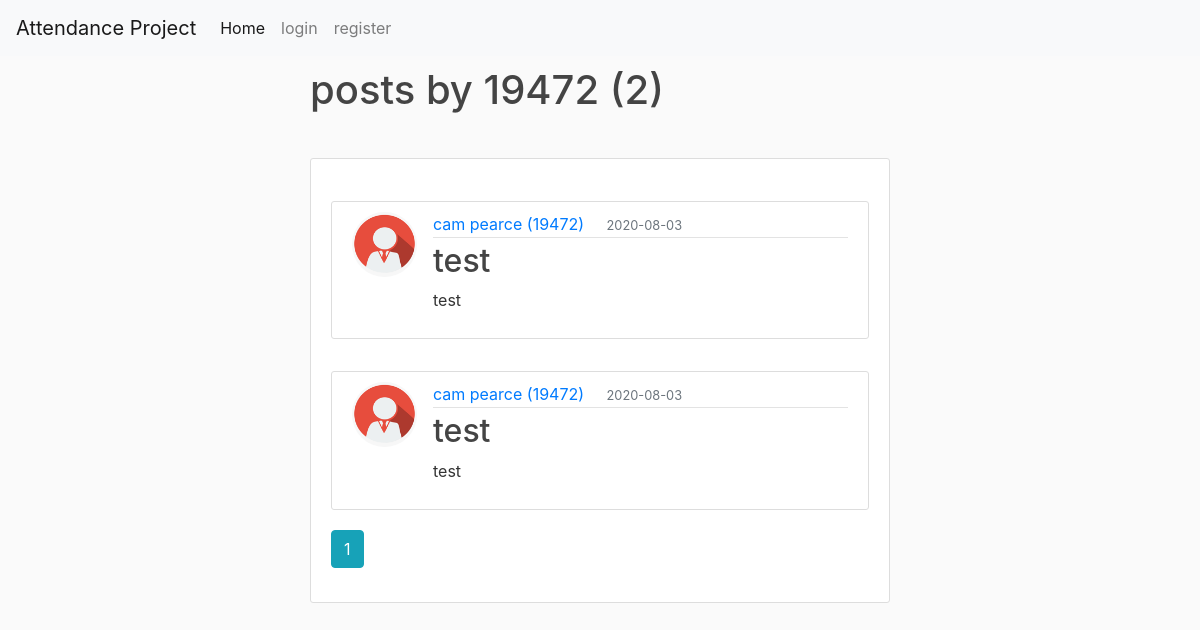
/user/19472, run on an earlier commit of the app's database.
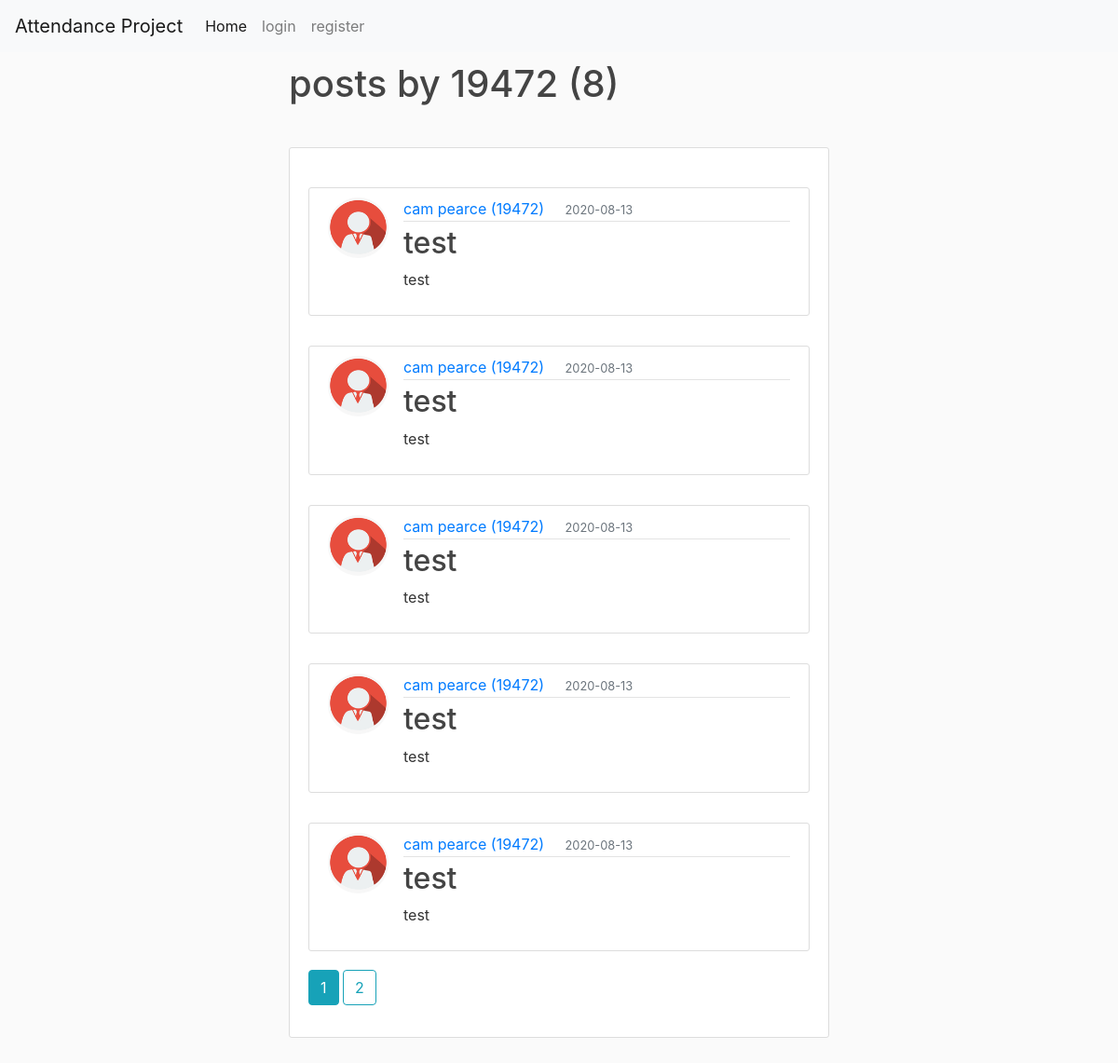
And on a later commit of the database.
### attendance/models.py (models this page shows, shortened)
class User(UserMixin ,db.Model):
    id = db.Column(db.Integer, primary_key=True)
    fname = db.Column(db.String(20), nullable=True)
    lname = db.Column(db.String(20), nullable=True)
    student_id = db.Column(db.String(20), unique=True, nullable=False)
    email = db.Column(db.String(120), unique=True, nullable=False)
    image_file = db.Column(db.String(20), nullable=False, default='default.jpg')
    password = db.Column(db.String(60), nullable=False)
    posts = db.relationship('Post', backref='author', lazy=True)

class Post(db.Model):
    id = db.Column(db.Integer, primary_key=True)
    title = db.Column(db.String(20), nullable=False)
    date_posted = db.Column(db.DateTime, nullable=False, default=datetime.utcnow)
    content = db.Column(db.Text, nullable=False)
    user_id = db.Column(db.Integer, db.ForeignKey('user.id'), nullable=False)

### attendance/routes.py (the view)
@app.route('/user/<string:student_id>')
def user_posts(student_id):
    page = request.args.get('page', 1, type=int)
    user = User.query.filter_by(student_id=student_id).first_or_404() # first or 404 so if value is none then it returns a 404
    posts = Post.query.filter_by(author=user)\
        .order_by(Post.date_posted.desc())\
        .paginate(page=page, per_page=5)\
    return render_template('user_posts.html', posts=posts, user=user)

### attendance/templates/user_posts.html (shortened to what this page needs)
{%extends "layout.html"%}
{% block content %}
<body>
    <h1 class="container mb-4">posts by {{ user.student_id }} ({{ posts.total }})</h1>
    <div class="container">
        <div class="content-section">
            {% for post in posts.items %}
            <article class="media content-section">
                <img class="rounded-circle article-img" src="{{ url_for('static', filename='profile_pics/' + post.author.image_file) }}" alt="">
                <div class="media-body">
                <div class="article-metadata">
                    <a class="mr-2" href="{{ url_for('user_posts', student_id=post.author.student_id) }}">{{ post.author.fname }} {{ post.author.lname}} ({{ post.author.student_id }})</a>
                    <small class="text-muted">{{ post.date_posted.strftime('%Y-%m-%d') }}</small>
                </div>
                <h2><a class="article-title" href="{{url_for('post', post_id=post.id )}}">{{ post.title }}</a></h2>
                <p class="article-content">{{ post.content }}</p>
                </div>
                </article>
            {% endfor %}
            {% for page_num in posts.iter_pages(left_edge=1, right_edge=1, left_current=1, right_current=3) %}
                {% if page_num %}
                    {% if posts.page == page_num %}
                        <a class='btn btn-info mb-4' href="{{ url_for('user_posts', student_id=user.student_id, page=page_num) }}">{{ page_num }}</a>
                    {% else %}
                        <a class='btn btn-outline-info mb-4' href="{{ url_for('user_posts', student_id=user.student_id, page=page_num) }}">{{ page_num }}</a>
                    {% endif %}
                {% else %}
                    ...
                {% endif %}
            {% endfor %}
        </div>
    </div>
</body>
{% endblock %}

### attendance/templates/layout.html (shortened to what this page needs)
<!DOCTYPE html>
<html>
<head>
    <link rel="stylesheet" href="{{ url_for('static', filename='css/bootstrap.min.css') }}" rel="stylesheet" media="screen">
    <link rel="stylesheet" href="https://maxcdn.bootstraprapcdn.com/bootstrap/4.0.0/css/bootstrap.min.css">
    <link rel="stylesheet" href="{{ url_for('static', filename='css/style.css') }}">
</head>
<body>
    <div id="wrapper">
        {%include "navigation.html" %}
        {%block content%}{%endblock%}
        <br>
    </div>
</body>
</html>

### attendance/templates/navigation.html (shortened to what this page needs)
<nav class="navbar navbar-expand-lg navbar-light bg-light">
  <a class="navbar-brand" href="#">Attendance Project</a>
  <div class="collapse navbar-collapse" id="navbarNavAltMarkup">
    <div class="navbar-nav">
      <a class="nav-item nav-link active" href="{{ url_for('home') }}">Home <span class="sr-only">(current)</span></a>
      {% if current_user.is_authenticated %}
      <a class="nav-item nav-link" href="{{ url_for('account') }}">Account</a>
      <a class="nav-item nav-link" href="{{ url_for('new_post') }}">New Post</a>
      <a class="nav-item nav-link" href="{{ url_for('view_user') }}">View users</a>
      <a class="nav-item nav-link" href="{{ url_for('logout') }}" tabindex="-1" aria-disabled="true">Logout</a>
      {% else %}
      <a class="nav-item nav-link" href="{{ url_for('login') }}">login</a>
      <a class="nav-item nav-link" href="{{ url_for('register') }}">register</a>
      {% endif %}
    </div>
  </div>
</nav>

### attendance/static/css/style.css (style rules this page uses)
body { background: #fafafa; color: #333333; }
h1, h2, h3, h4, h5, h6 { color: #444444; }
.container { width: 50%; margin: auto; padding: 10px; }
small.text-muted { text-align: center; width: 50%; margin: auto; padding: 10px; }
.media { margin-top: 2rem; }
.article-title { color: #444444; }
.article-content { white-space: pre-line; }
.article-img { height: 65px; width: 65px; margin-right: 16px; }
.article-metadata { padding-bottom: 1px; margin-bottom: 4px; border-bottom: 1px solid #e3e3e3 }
.content-section { background: #ffffff; padding: 10px 20px; border: 1px solid #dddddd; border-radius: 3px; margin-bottom: 20px; }

What changed in the data, as far as the page shows it:
removed Post: image_file (picture), author.fname "cam", author.lname "pearce", author.student_id "19472", date_posted "2020-08-03", title "test", content "test"
no longer on this page (row edited): Post: image_file (picture), author.fname "cam", author.lname "pearce", author.student_id "19472", date_posted "2020-08-03", title "test", content "test"
added Post: image_file (picture), author.fname "cam", author.lname "pearce", author.student_id "19472", date_posted "2020-08-13", title "test", content "test"
added Post: image_file (picture), author.fname "cam", author.lname "pearce", author.student_id "19472", date_posted "2020-08-13", title "test", content "test"
added Post: image_file (picture), author.fname "cam", author.lname "pearce", author.student_id "19472", date_posted "2020-08-13", title "test", content "test"
added Post: image_file (picture), author.fname "cam", author.lname "pearce", author.student_id "19472", date_posted "2020-08-13", title "test", content "test"
added Post: image_file (picture), author.fname "cam", author.lname "pearce", author.student_id "19472", date_posted "2020-08-13", title "test", content "test"
Also different on the page:
{{ posts.total }}: "2" → "8"
new list line: "2"
